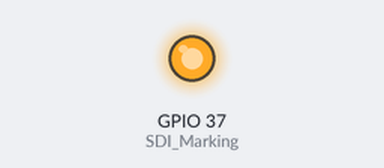
The program below on a simulated ESP32 board running MicroPython. Parts: output pins drawn as LEDs (lit = HIGH). Pins used as bus, display or sensor lines are not drawn; what the program prints to the serial console is not drawn. At 2.0 s the program stops and its outputs stay as they are.

Above: at 0.1 s.
Timing chart, 0 to 3.0 s (numbered marks = the images above):
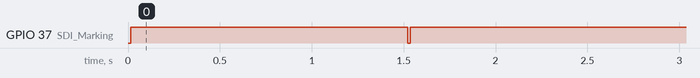

Measured:
- by itself, GPIO 37 (SDI_Marking): LOW → HIGH at 0.01 s, → LOW 1.5 s later, → HIGH 0.01 s later

The program:

SDI12.py
```python
#Pins:
#SDI_Marking: 37
#TX: 43
#Rx: 44
#RX_Enable: 36 Pull high to activate RX
#TX_Enable: 35 Pull low to activate TX

#Timing: Enable tx -> 12ms break (pull line high) followed by 8.33ms marking(line low) then data -> in less than 7.5ms enable RX
#https://www.sdi-12.org/current_specification/SDI-12_version-1_4-Jan-30-2021.pdf page 41
#puling optocopler high via Jumper

from machine import UART, Pin
import utime

class SDI12:
    def __init__(self):
        print("Init SDI12")

        #define pins, start with TX activated
        self.RX = Pin(44)
        self.TX = Pin(43)
        self.SDI_Marking = Pin(37, Pin.OUT, value=1)
        self.RX_Enable = Pin(36, Pin.OUT, value=0)
        self.TX_Enable = Pin(35, Pin.OUT, value=0)

        #define UART
        self.sdi12 = UART(1, baudrate=1200, bits=7, parity=0, stop=1, tx=self.TX, rx=self.RX, invert=UART.INV_RX)

        self.command()
        utime.sleep(1)
        self.command("0I!")

    def write(self, msg):
        print("writing")
        #enter write mode
        self.RX_Enable = Pin(36, Pin.OUT, value=0)
        self.TX_Enable = Pin(35, Pin.OUT, value=0)
        #12ms break
        self.SDI_Marking.value(0)
        utime.sleep_ms(13)
        #8.33ms marking
        self.SDI_Marking.value(1)
        utime.sleep_ms(9)
        #transmit command
        self.sdi12.write(msg)
        self.sdi12.flush() #wait for all data to be sent, if errors occur, try utime.sleep_ms(50)

    def read(self):
        print("reading")
        #enter reading mode
        self.RX_Enable = Pin(36, Pin.OUT, value=1)
        self.TX_Enable = Pin(35, Pin.OUT, value=1)
        utime.sleep_ms(500)
        #read
        response = self.sdi12.read()
        print(response)

    def command(self, command = "?!"):
        #send SDI12 command
        self.write(command)
        #read sensor answer
        self.read()

sdi12 = SDI12()
```
